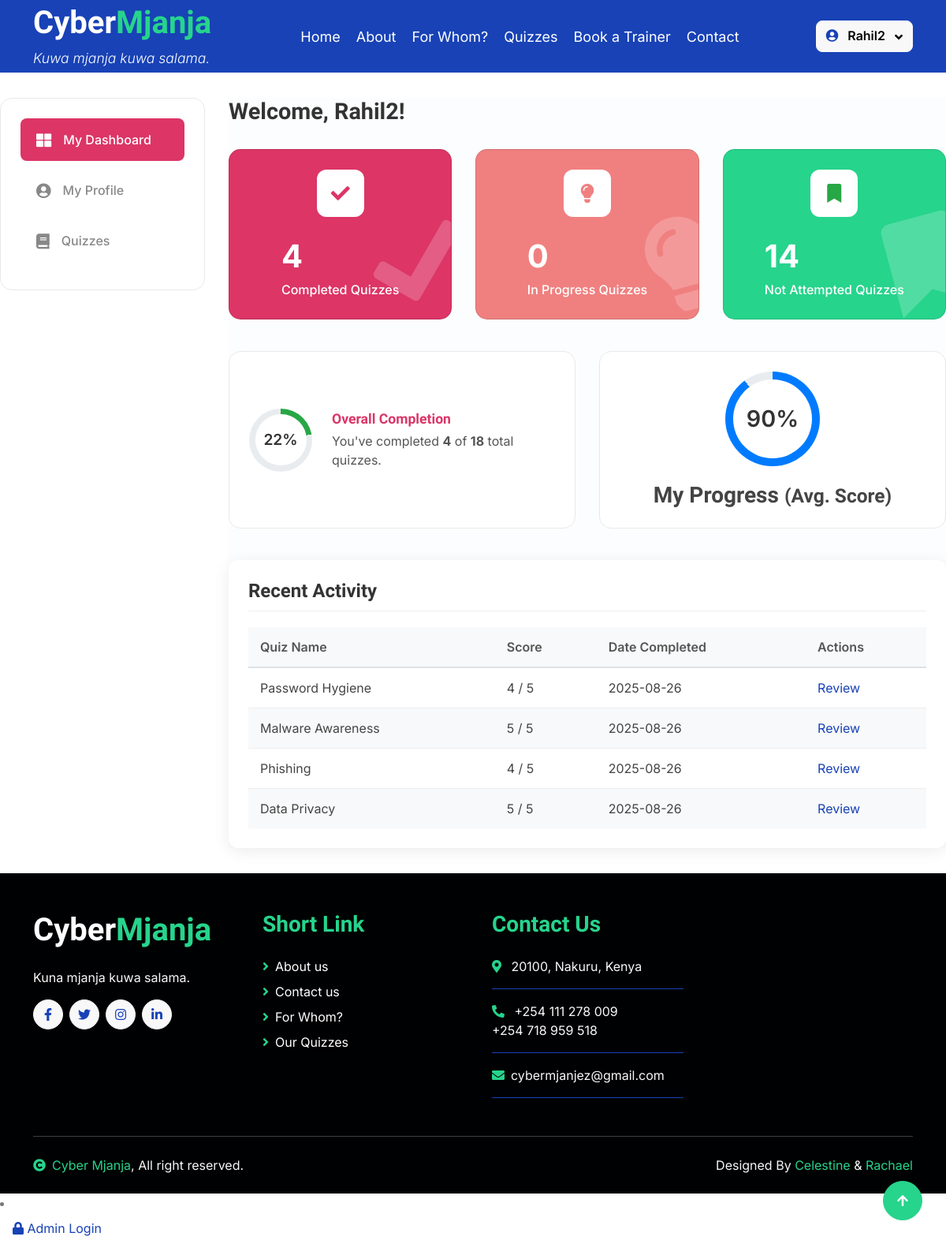
The app's page /dashboard (signed in) with its own data.
### tables this page shows
CREATE TABLE users (id INTEGER PRIMARY KEY AUTOINCREMENT, username TEXT NOT NULL, email TEXT UNIQUE NOT NULL, password_hash TEXT NOT NULL, full_name TEXT, country TEXT, organization TEXT, job_title TEXT, `role` TEXT);

CREATE TABLE quiz_results (id INTEGER PRIMARY KEY AUTOINCREMENT, user_id INTEGER NOT NULL, quiz_id INTEGER NOT NULL, score INTEGER NOT NULL, total_questions INTEGER NOT NULL, timestamp DATETIME DEFAULT CURRENT_TIMESTAMP, FOREIGN KEY (user_id) REFERENCES users(id), FOREIGN KEY (quiz_id) REFERENCES quizzes(id));

CREATE TABLE quizzes (id INTEGER PRIMARY KEY AUTOINCREMENT, name TEXT NOT NULL, slug TEXT UNIQUE NOT NULL, description TEXT);

### app.py (the view)
@app.route('/dashboard')
def dashboard():
    if not g.user: return redirect(url_for('login'))
    conn = get_db_connection()
    total_quizzes_count = conn.execute('SELECT COUNT(id) FROM quizzes').fetchone()[0]
    user_results = conn.execute('SELECT * FROM quiz_results WHERE user_id = ?', (g.user['id'],)).fetchall()
    recent_results = conn.execute('''SELECT q.name, r.id, r.score, r.total_questions, r.timestamp FROM quiz_results r JOIN quizzes q ON r.quiz_id = q.id WHERE r.user_id = ? ORDER BY r.timestamp DESC LIMIT 5''', (g.user['id'],)).fetchall()
    conn.close()
    completed_quiz_ids = {result['quiz_id'] for result in user_results}
    completed_quizzes_count = len(completed_quiz_ids)
    not_attempted_count = total_quizzes_count - completed_quizzes_count
    overall_progress_percentage = (completed_quizzes_count / total_quizzes_count) * 100 if total_quizzes_count > 0 else 0
    if user_results:
        total_score_percentage = sum((res['score'] / res['total_questions']) * 100 for res in user_results if res['total_questions'] > 0)
        valid_results_count = sum(1 for res in user_results if res['total_questions'] > 0)
        average_score_percentage = total_score_percentage / valid_results_count if valid_results_count > 0 else 0
    else:
        average_score_percentage = 0
    return render_template('dashboard.html', results=recent_results, completed_quizzes_count=completed_quizzes_count, in_progress_count=0, not_attempted_count=not_attempted_count, total_quizzes_count=total_quizzes_count, overall_progress_percentage=overall_progress_percentage, average_score_percentage=average_score_percentage)

### app.py (called while the page is built)
def get_db_connection():
    conn = sqlite3.connect(DATABASE)
    conn.row_factory = sqlite3.Row
    return conn

@app.before_request
def load_logged_in_user():
    user_id = session.get('user_id')
    if user_id is None:
        g.user = None
    else:
        conn = get_db_connection()
        g.user = conn.execute('SELECT * FROM users WHERE id = ?', (user_id,)).fetchone()
        conn.close()
        if g.user is None:
            session.clear()

@app.context_processor
def inject_user():
    return dict(user=getattr(g, 'user', None))

@app.before_request
def load_logged_in_user():
    user_id = session.get('user_id')
    if user_id is None:
        g.user = None
    else:
        conn = get_db_connection()
        g.user = conn.execute('SELECT * FROM users WHERE id = ?', (user_id,)).fetchone()
        conn.close()
        if g.user is None:
            session.clear()

### templates/dashboard.html (shortened to what this page needs)
{% extends "base.html" %}
{% block content %}
<div class="dashboard-container">
    <aside class="sidebar">
        <nav class="navigation">
            <ul>
                <li class="active"><a href="{{ url_for('dashboard') }}"><i class="fas fa-th-large"></i> My Dashboard</a></li>
                <li><a href="{{ url_for('update_profile') }}"><i class="fas fa-user-circle"></i> My Profile</a></li>
                <li><a href="{{ url_for('quizzes') }}"><i class="fas fa-book"></i> Quizzes</a></li>
            </ul>
        </nav>
    </aside>
    <main class="main-content">
        <h1 class="welcome-header">Welcome, {{ user.full_name or user.username }}!</h1>
        <section class="summary-cards">
            <div class="card card-completed">
                <div class="card-icon-wrapper"><i class="fas fa-check"></i></div>
                <div class="card-content">
                    <p class="card-number">{{ completed_quizzes_count }}</p>
                    <p class="card-title">Completed Quizzes</p>
                </div>
            </div>
            <div class="card card-in-progress">
                <div class="card-icon-wrapper"><i class="fas fa-lightbulb"></i></div>
                <div class="card-content">
                    <p class="card-number">{{ in_progress_count }}</p>
                    <p class="card-title">In Progress Quizzes</p>
                </div>
            </div>
            <div class="card card-upcoming">
                <div class="card-icon-wrapper"><i class="fas fa-bookmark"></i></div>
                <div class="card-content">
                    <p class="card-number">{{ not_attempted_count }}</p>
                    <p class="card-title">Not Attempted Quizzes</p>
                </div>
            </div>
        </section>
        <section class="progress-section">
            <div class="widget assessment-widget">
                <div class="progress-circle" style="--progress: {{ overall_progress_percentage | int }}; --color: #28a745;">
                    <div class="inner-circle">{{ overall_progress_percentage | int }}%</div>
                </div>
                <div class="widget-content">
                    <h3 class="assessment-title">Overall Completion</h3>
                    <p>You've completed <strong>{{ completed_quizzes_count }}</strong> of <strong>{{ total_quizzes_count }}</strong> total quizzes.</p>
                </div>
            </div>
            <div class="widget my-progress-widget">
                <div class="progress-circle-large" style="--progress: {{ average_score_percentage | int }}; --color: #007bff;">
                    <div class="inner-circle-large">{{ average_score_percentage | int }}%</div>
                </div>
                <h3 class="my-progress-title">My Progress <small>(Avg. Score)</small></h3>
            </div>
        </section>
        <section class="recent-activity">
            <h2>Recent Activity</h2>
            <div class="table-responsive">
                <table class="activity-table">
                    <thead>
                        <tr>
                            <th>Quiz Name</th>
                            <th>Score</th>
                            <th>Date Completed</th>
                            <th>Actions</th>
                        </tr>
                    </thead>
                    <tbody>
                        {% for result in results %}
                        <tr>
                            <td>{{ result.name }}</td>
                            <td>{{ result.score }} / {{ result.total_questions }}</td>
                            <td>{{ result.timestamp.split(' ')[0] }}</td>
                            <td>
                                <a href="{{ url_for('review_quiz_result', result_id=result.id) }}" class="action-link">Review</a>
                            </td>
                        </tr>
                        {% else %}
                        <tr>
                            <td colspan="4" class="text-center">You haven't completed any quizzes yet. <a href="{{ url_for('quizzes') }}">Start one now!</a></td>
                        </tr>
                        {% endfor %}
                    </tbody>
                </table>
            </div>
        </section>
    </main>
</div>
{% endblock %}

### templates/base.html (shortened to what this page needs)
<head>
    <link href="https://cdnjs.cloudflare.com/ajax/libs/font-awesome/5.10.0/css/all.min.css" rel="stylesheet">
    <link href="https://cdn.jsdelivr.net/npm/bootstrap-icons@1.4.1/font/bootstrap-icons.css" rel="stylesheet">
    <link href="{{ url_for('static', filename='lib/animate/animate.min.css') }}" rel="stylesheet">
    <link href="{{ url_for('static', filename='lib/owlcarousel/assets/owl.carousel.min.css') }}" rel="stylesheet">
    <link href="{{ url_for('static', filename='css/bootstrap.min.css') }}" rel="stylesheet">
    <link href="{{ url_for('static', filename='css/style.css') }}" rel="stylesheet">
    <link href="{{ url_for('static', filename='css/dashboard.css') }}" rel="stylesheet">
    <link href="{{ url_for('static', filename='css/profile.css') }}" rel="stylesheet">
</head>
<body>
    <div class="container-fluid bg-primary">
        <div class="container">
            <nav class="navbar navbar-dark navbar-expand-lg py-0">
                <a href="{{ url_for('index') }}" class="navbar-brand">
                   <h1 class="text-white fw-bold d-block">Cyber<span class="text-secondary">Mjanja</span></h1>
                   <small class="d-block text-white fw-light fst-italic">Kuwa mjanja kuwa salama.</small>
                </a>
                <div class="collapse navbar-collapse bg-transparent" id="navbarCollapse">
                    <div class="navbar-nav ms-auto mx-xl-auto p-0">
                        <a href="{{ url_for('index') }}" class="nav-item nav-link">Home</a>
                        <a href="{{ url_for('about') }}" class="nav-item nav-link">About</a>
                        <a href="{{ url_for('for_whom') }}" class="nav-item nav-link">For Whom?</a>
                        <a href="{{ url_for('quizzes') }}" class="nav-item nav-link">Quizzes</a>
                        <a href="{{ url_for('book_trainer') }}" class="nav-item nav-link">Book a Trainer</a>
                        <a href="{{ url_for('contact') }}" class="nav-item nav-link">Contact</a>
                    </div>
                    <div class="d-flex align-items-center">
                        {% if user %}
                            <div class="dropdown">
                                <button class="btn btn-light dropdown-toggle" type="button" id="userDropdown" data-bs-toggle="dropdown" aria-expanded="false">
                                    <i class="fas fa-user-circle text-primary me-2"></i> {{ user.full_name or user.username }}
                                </button>
                            </div>
                        {% else %}
                            <a href="{{ url_for('login') }}" class="btn btn-light rounded py-2 px-4 me-2">Log In</a>
                            <a href="{{ url_for('signup') }}" class="btn btn-secondary rounded py-2 px-4">Sign Up</a>
                        {% endif %}
                    </div>
                </div>
            </nav>
        </div>
    </div>
    <main>
        {% block content %}{% endblock %}
    </main>
    <div class="container-fluid footer bg-dark wow fadeIn" data-wow-delay=".3s">
        <div class="container pt-5 pb-4">
            <div class="row g-5">
                <div class="col-lg-3 col-md-6">
                    <a href="{{ url_for('index') }}">
                        <h1 class="text-white fw-bold d-block">Cyber<span class="text-secondary">Mjanja</span></h1>
                    </a>
                    <p class="mt-4 text-light">Kuna mjanja kuwa salama.</p>
                    <div class="d-flex hightech-link">
                        <a href="#" class="btn-light nav-fill btn btn-square rounded-circle me-2"><i class="fab fa-facebook-f text-primary"></i></a>
                        <a href="#" class="btn-light nav-fill btn btn-square rounded-circle me-2"><i class="fab fa-twitter text-primary"></i></a>
                        <a href="#" class="btn-light nav-fill btn btn-square rounded-circle me-2"><i class="fab fa-instagram text-primary"></i></a>
                        <a href="#" class="btn-light nav-fill btn btn-square rounded-circle me-0"><i class="fab fa-linkedin-in text-primary"></i></a>
                    </div>
                </div>
                <div class="col-lg-3 col-md-6">
                    <a href="#" class="h3 text-secondary">Short Link</a>
                    <div class="mt-4 d-flex flex-column short-link">
                        <a href="{{ url_for('about') }}" class="mb-2 text-white"><i class="fas fa-angle-right text-secondary me-2"></i>About us</a>
                        <a href="{{ url_for('contact') }}" class="mb-2 text-white"><i class="fas fa-angle-right text-secondary me-2"></i>Contact us</a>
                        <a href="{{ url_for('for_whom') }}" class="mb-2 text-white"><i class="fas fa-angle-right text-secondary me-2"></i>For Whom?</a>
                        <a href="{{ url_for('quizzes') }}" class="mb-2 text-white"><i class="fas fa-angle-right text-secondary me-2"></i>Our Quizzes</a>
                    </div>
                </div>
                <div class="col-lg-3 col-md-6">
                    <a href="#" class="h3 text-secondary">Contact Us</a>
                    <div class="text-white mt-4 d-flex flex-column contact-link">
                        <a href="#" class="pb-3 text-light border-bottom border-primary"><i class="fas fa-map-marker-alt text-secondary me-2"></i> 20100, Nakuru, Kenya</a>
                        <a href="#" class="py-3 text-light border-bottom border-primary"><i class="fas fa-phone-alt text-secondary me-2"></i> +254 111 278 009<br> +254 718 959 518</a>
                        <a href="#" class="py-3 text-light border-bottom border-primary"><i class="fas fa-envelope text-secondary me-2"></i>cybermjanjez@gmail.com</a>
                    </div>
                </div>
            </div>
            <hr class="text-light mt-5 mb-4">
            <div class="row">
                <div class="col-md-6 text-center text-md-start">
                    <span class="text-light"><a href="#" class="text-secondary"><i class="fas fa-copyright text-secondary me-2"></i>Cyber Mjanja</a>, All right reserved.</span>
                </div>
                <div class="col-md-6 text-center text-md-end">
                    <span class="text-light">
                        Designed By
                        <a href="https://github.com/Celeekeybor" target="_blank" class="text-secondary">Celestine</a> &amp;
                        <a href="https://github.com/rachaelkamau-15" target="_blank" class="text-secondary">Rachael</a>
                    </span>
                </div>
            </div>
        </div>
    </div>
    <a href="#" class="btn btn-secondary btn-square rounded-circle back-to-top"><i class="fa fa-arrow-up text-white"></i></a>
    {% if user and user.is_admin %}
<li class="nav-item">
    <a class="nav-link" href="{{ url_for('admin_dashboard') }}">
        <i class="fas fa-cog"></i> Admin Panel
    </a>
</li>
{% else %}
<li class="nav-item">
    <a class="nav-link" href="{{ url_for('admin_login') }}">
        <i class="fas fa-lock"></i> Admin Login
    </a>
</li>
{% endif %}
</body>

### static/css/style.css (style rules this page uses)
.btn { font-weight: 600; transition: .5s; }
.btn-square { width: 38px; height: 38px; }
.btn-square, .btn-sm-square, .btn-md-square, .btn-lg-square { padding: 0; display: flex; align-items: center; justify-content: center; font-weight: normal; }
.back-to-top { position: fixed; width: 50px; height: 50px; right: 30px; bottom: 30px; z-index: 99; }
.navbar .navbar-nav { padding: 15px 0; }
.navbar .navbar-nav .nav-link { padding: 10px; color: var(--bs-white); font-size: 18px; outline: none; }
.navbar .dropdown-toggle::after { border: none; content: "\f107"; font-family: "font awesome 5 free"; font-weight: 900; vertical-align: middle; margin-left: 8px; }
.footer .short-link a, .footer .help-link a, .footer .contact-link a { transition: .5s; }

### records on screen
users: full_name "Rahil2"
quiz_results: name "Password Hygiene", score "4", total_questions "5", timestamp "2025-08-26"
quiz_results: name "Malware Awareness", score "5", total_questions "5", timestamp "2025-08-26"
quiz_results: name "Phishing", score "4", total_questions "5", timestamp "2025-08-26"
quiz_results: name "Data Privacy", score "5", total_questions "5", timestamp "2025-08-26"

### other values on screen
{{ completed_quizzes_count }} "4"
{{ in_progress_count }} "0"
{{ not_attempted_count }} "14"
{{ overall_progress_percentage | int }} "22"
{{ total_quizzes_count }} "18"
{{ average_score_percentage | int }} "90"
